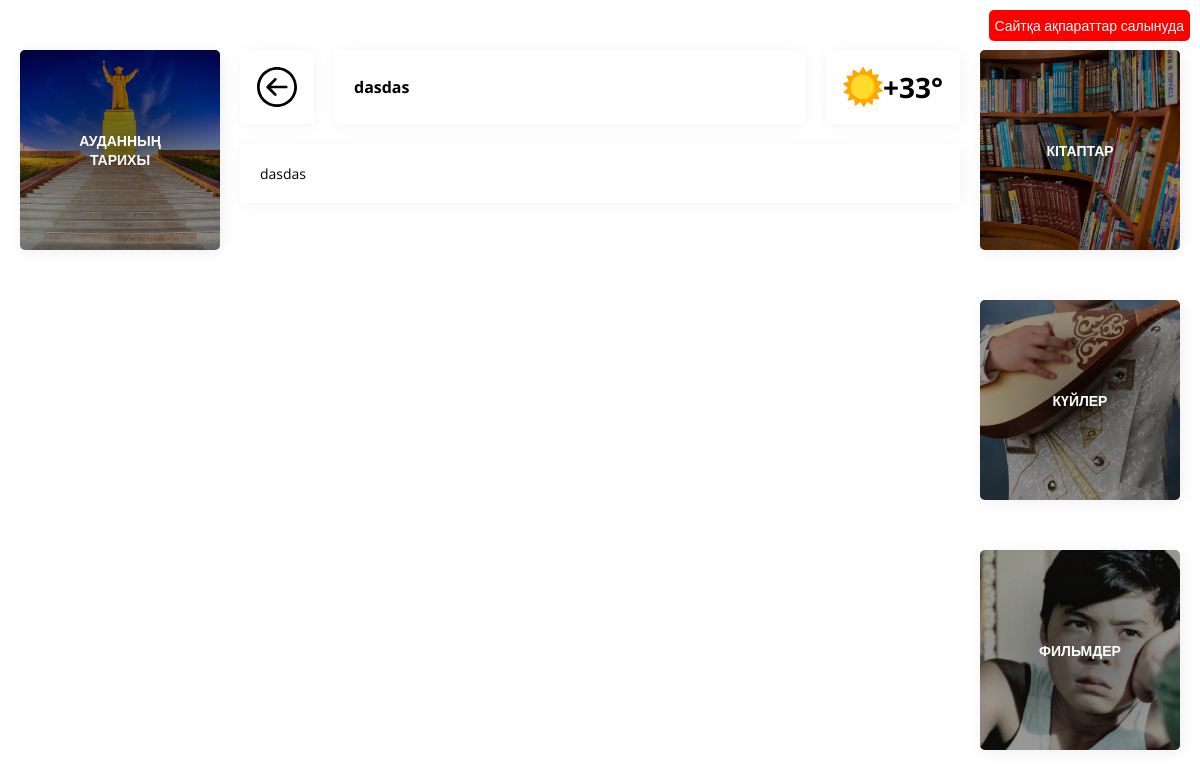
Before: /posts/dasdas with the older database file.
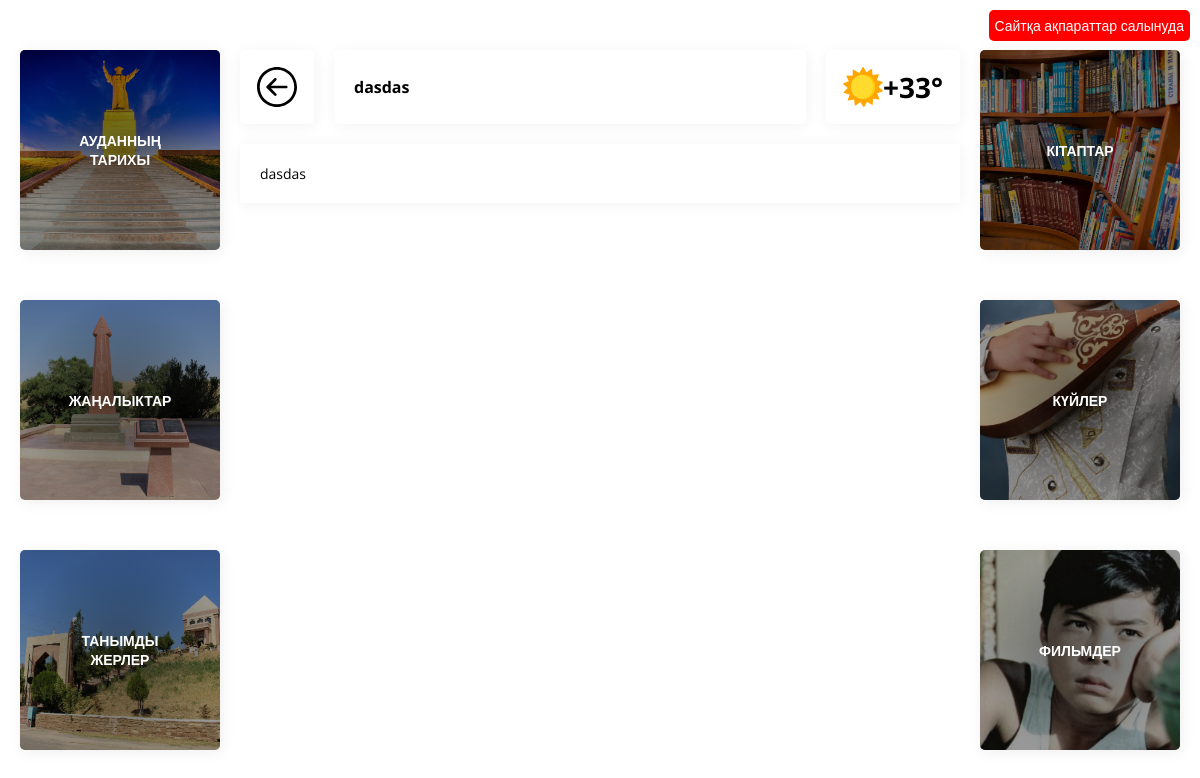
After: the same page with the newer database file.
### main/models.py (models this page shows, shortened)
class Posts(models.Model):
    title = models.CharField('Название', max_length=255)
    description = models.TextField('Описание')
    slug = models.SlugField(max_length=255)
    category = models.ForeignKey(Category, on_delete=models.CASCADE, verbose_name='Категория')
    img = models.ImageField(upload_to='', default=0, blank=True, null=True)
    class Meta:
        ordering = ['title']
        verbose_name = 'Пост'
        verbose_name_plural = 'Посты'

class MediaCategory(models.Model):
    name = models.CharField('Название', max_length=255)
    slug = models.SlugField(max_length=255)
    img = models.ImageField(upload_to='', default=0, blank=True, null=True)
    class Meta:
        verbose_name = 'Медия категория'
        verbose_name_plural = 'Медиа категории'
        ordering = ['name']
    def get_absolute_url(self):
        return reverse('mediaCategory_detailView', args=[self.slug])

class Category(models.Model):
    name = models.CharField('Название', max_length=255)
    slug = models.SlugField(max_length=255)
    img = models.ImageField(upload_to='', default=0, blank=True, null=True)
    city = models.ForeignKey(City, null=True, blank=True, on_delete=models.CASCADE)
    class Meta:
        verbose_name = 'Категория'
        verbose_name_plural = 'Категории'
        ordering = ['name']
    def get_absolute_url(self):
        return reverse('category_detailView', args=[self.slug])

### main/views.py (the view)
# urls.py: path('posts/<slug:slug>', postDetailView, name='post'),
def postDetailView(request, slug):
    post = Posts.objects.get(slug=slug)
    category = post.category
    category_url = reverse('category_detailView', args=[category.slug])
    data = {
        'post': post,
        'category_url': category_url
    }
    return render(request, 'single-page.html', data)

### main/context_procceror.py (called while the page is built)
def load_categories(request):
    media_cat = MediaCategory.objects.all()
    cat = Category.objects.filter(city_id=1)
    return {
        'media_cat':media_cat,
        'cat': cat
    }

### templates/single-page.html
{% extends 'base.html' %}
{% load static %}
{% block content %}
<div class=center-block>
                    <div class=single-page-block>
                        <div class=single-page__top>
                            <a href="{{category_url}}" class=single-page__top__back-btn>
                                <img height="40px" src="{% static 'images/back-button.svg' %}" alt="">
                            </a>
                            <h1 class=single-page__title>{{post.title}}</h1>
                            <div class="single-page__top__weather">
                                <img height=40px class=single-page__top__weather-icon id="weatherIcon" src="{% static 'images/sunny.svg' %}" alt="">
                                <h1 class=single-page__top__weather-text id='weatherText'>+33°</h1>
                            </div>
                        </div>
                        <div class="single-page__paragraph">
                            <p>
                                {% autoescape off %}{{post.description}}{% endautoescape %}
                            </p>
                        </div>
                    </div>
                </div>
{% endblock %}

### templates/base.html (shortened to what this page needs)
{% load static %}
<!DOCTYPE html>
<html lang="en">
<head>
    <link rel="stylesheet" href="{% static 'css/style.css' %}">
    <link rel="stylesheet" href="https://unpkg.com/swiper/swiper-bundle.css" />
<link rel="stylesheet" href="https://unpkg.com/swiper/swiper-bundle.min.css" />
</head>
<body>
    <div class=wrapper>
        <div class="info">
            Сайтқа ақпараттар салынуда
        </div>
        <div class=container>
            <div class=wrapper__row>
                <div class=left-block>
                    <a class="main-box-hreff " href="{% url 'historyBaidybek' %}">
                        <article class="main-box shadow">
                            <img class=main-box__img src="{% static 'images/history.jpg' %}" alt="">
                            <h2 class=main-box__title >Ауданның тарихы</h2>
                        </article>
                    </a>
                    {% for category in cat %}
                    <a class="main-box-hreff " href="{{category.get_absolute_url}}">
                        <article class="main-box shadow">
                            <img class=main-box__img src="{{category.img.url}}" alt="">
                            <h2 class=main-box__title >{{category.name}}</h2>
                        </article>
                    </a>
                   {% endfor %}
                </div>
                {% block content %}
                {% endblock %}
                <div class=right-block>
                    {% for category in media_cat %}
                    <a class="main-box-hreff " href="{{category.get_absolute_url}}">
                        <article class="main-box shadow">
                            <img class=main-box__img src="{{category.img.url}}" alt="">
                            <h2 class=main-box__title >{{category.name}}</h2>
                        </article>
                    </a>
                   {% endfor %}
                </div>
            </div>
        </div>
    </div>
</body>
</html>

### static/css/style.css (style rules this page uses)
* { margin: 0; padding: 0; box-sizing: border-box; }
html { font-size: 62.5%; font-family: "Open Sans", sans-serif; }
body { margin: 0; padding: 0; font-size: 1.4rem; }
.wrapper { height: 100vh; padding: 3rem 0rem; }
.container { max-width: 130rem; height: 100%; padding: 2rem; margin: 0 auto; }
.wrapper__row { display: grid; grid-template-columns: 20rem 1fr 20rem; grid-gap: 2rem; height: 100%; justify-content: space-between; }
.left-block, .right-block { height: 100%; display: flex; flex-direction: column; align-content: space-between; justify-content: space-between; }
.center-block { margin: 0rem auto; width: 100%; }
.info { position: absolute; background-color: red; color: white; top: 10px; right: 10px; padding: 6px; z-index: 110; border-radius: 5px; }
.main-box-hreff { display: block; margin: 0rem auto; height: 20rem; width: 20rem; }
.main-box { width: 100%; height: 100%; border-radius: 0.5rem; position: relative; overflow: hidden; background-color: white; }
.main-box::after { transition: 0.3s ease; content: ""; width: 100%; z-index: 1; height: 100%; position: absolute; top: 0; left: 0; background: radial-gradient(50% 50% at 50% 50%, rgba(0, 0, 0, 0.44) 0%, rgba(0, 0, 0, 0.15) 100%), rgba(0, 0, 0, 0.3); }
.main-box__img { width: 100%; height: 100%; position: absolute; top: 0; z-index: 1; left: 0; object-fit: cover; }
.main-box__title { position: absolute; text-transform: uppercase; color: white; top: 50%; font-size: 1.4rem; text-align: center; left: 50%; transform: translate(-50%, -50%); z-index: 2; font-weight: 700; }
body::after { background-color: rgba(255, 255, 255, 0.8); z-index: -1; position: absolute; top: 0; left: 0; content: ""; width: 100%; height: 100%; }
body { height: 100vh; }
.shadow { box-shadow: 2px 2px 15px rgba(0, 0, 0, 0.07); transition: 0.3s ease; }
.single-page-block { width: 100%; }
.single-page__top { width: 100%; display: flex; margin-bottom: 2rem; align-items: center; }
.single-page__top__back-btn { margin-right: 2rem; padding: 1.7rem; height: 7.4rem; background-color: white; border-radius: 0.5rem; justify-content: center; align-items: center; display: flex; box-shadow: 1px 2px 15px rgba(0, 0, 0, 0.05); display: block; }
.single-page__title { font-size: 1.6rem; padding-left: 2rem; flex-shrink: 1; height: 7.4rem; margin-right: 2rem; width: 100%; line-height: 7.4rem; border-radius: 0.5rem; background-color: white; box-shadow: 1px 2px 15px rgba(0, 0, 0, 0.05); }
.single-page__top__weather { padding: 1.7rem; border-radius: 0.5rem; background-color: white; box-shadow: 1px 2px 15px rgba(0, 0, 0, 0.05); display: flex; height: 7.4rem; height: 100%; justify-content: center; align-items: center; }
.single-page__paragraph { font-size: 1.4rem; background-color: white; box-shadow: 1px 2px 15px rgba(0, 0, 0, 0.05); padding: 2rem; }

Changed rows visible on the page:
now on this page (row edited): Category: img (picture), name "ЖАҢАЛЫКТАР"
now on this page (row edited): Category: img (picture), name "ТАНЫМДЫ ЖЕРЛЕР"
